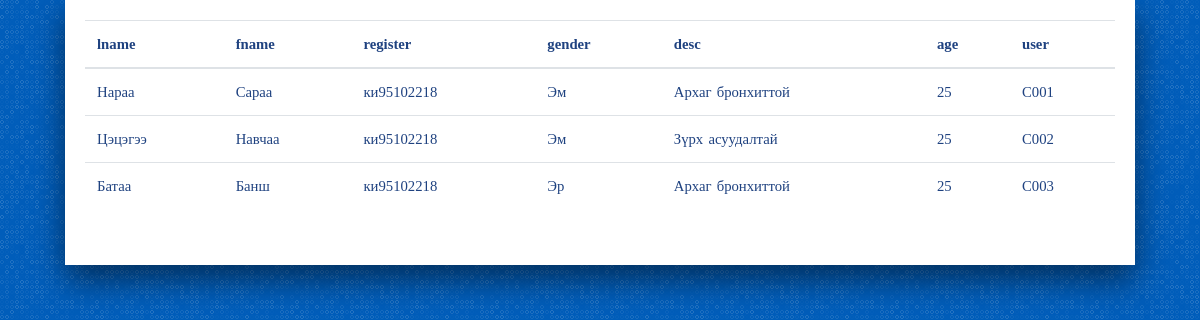
/accounts/costumer-list/, run on the app's committed database.
### account/models.py (models this page shows, shortened)
class Costumer(models.Model):
    user            = models.OneToOneField(User, on_delete=models.CASCADE, primary_key=True, related_name='costumer')
    firstname       = models.CharField(max_length=200)
    lastname        = models.CharField(max_length=200)
    register        = models.CharField(max_length=200)
    gender          = models.ForeignKey(Gender,on_delete=models.SET_NULL, null=True, blank=True)
    age             = models.IntegerField(null=True, blank=True)
    description     = models.CharField(max_length=200)

class Gender(models.Model):
    name            = models.CharField(max_length=200)
    def __str__(self):
        return self.name

class User(AbstractUser):
    is_worker       = models.BooleanField('worker status', default=False)
    is_costumer     = models.BooleanField('costumer status', default=False)

### account/views.py (the view)
class CostumerList(ListView):
    model = Costumer

### account/templates/account/costumer_list.html
{% extends 'base.html' %}
{% load crispy_forms_tags %}
{% block content %}
<table class="table">
  <thead>
    <tr>
      <th> lname </th>
      <th> fname </th>
      <th> register </th>
      <th> gender </th>
      <th> desc </th>
      <th> age </th>
      <th> user </th>
    </tr>
  </thead>
  <tbody>
    {% for costumer in object_list %}
      <tr>
        <td> {{ costumer.lastname }} </td>
        <td> {{ costumer.firstname }} </td>
        <td> {{ costumer.register }} </td>
        <td> {{ costumer.gender }} </td>
        <td> {{ costumer.description }} </td>
        <td> {{ costumer.age }} </td>
        <td> {{ costumer.user }} </td>
      </tr>
    {% endfor %}
  </tbody>
</table>
{% endblock %}

### static/css/style.css (style rules this page uses)
body { background-color: #e9e9e9; }

### static/css/basic.css (style rules this page uses)
body { font-family: "Fira Sans Condensed"; font-weight: 400; font-size: 0.92em; color: #1f4280; background-color: #005dba; line-height: 1.5em; word-spacing: 0.1em; margin: 0; }

### data on the page
Costumer: lastname "Нараа", firstname "Сараа", register "ки95102218", gender "Эм", description "Архаг бронхиттой", age "25", user "C001"
Costumer: lastname "Цэцэгээ", firstname "Навчаа", register "ки95102218", gender "Эм", description "Зүрх асуудалтай", age "25", user "C002"
Costumer: lastname "Батаа", firstname "Банш", register "ки95102218", gender "Эр", description "Архаг бронхиттой", age "25", user "C003"
